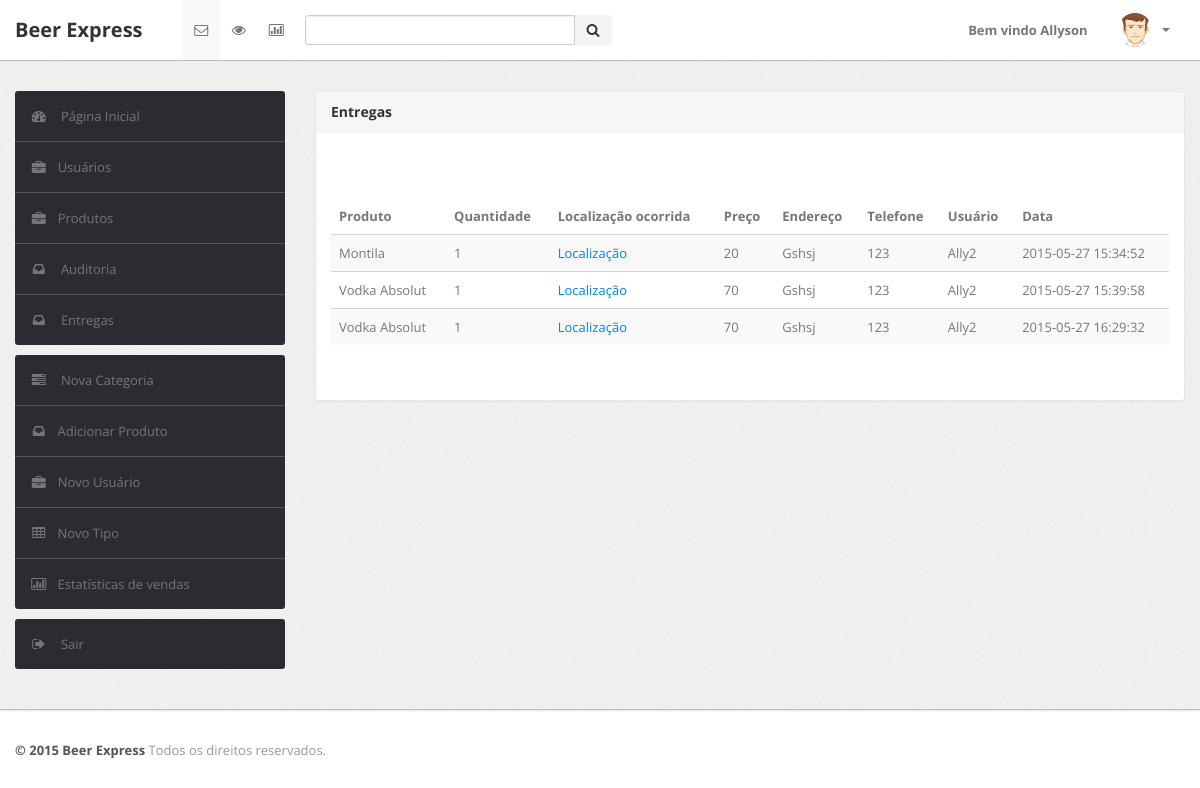
/delivery/entrega.php (signed in), run on the app's committed database.
### tables this page shows
CREATE TABLE IF NOT EXISTS `entrega` (
  `id` int(11) NOT NULL AUTO_INCREMENT,
  `produto` varchar(50) DEFAULT NULL,
  `quantidade` int(2) DEFAULT NULL,
  `valor` double DEFAULT NULL,
  `data_entrega` datetime DEFAULT NULL,
  `endereco` varchar(300) DEFAULT NULL,
  `latitude` varchar(40) DEFAULT NULL,
  `longitude` varchar(40) DEFAULT NULL,
  `telefone` varchar(15) DEFAULT NULL,
  `usuario` varchar(100) DEFAULT NULL,
  PRIMARY KEY (`id`)
);

### delivery/entrega.php (the view, shortened to what this page needs)
<!DOCTYPE html>
<html lang="en">
<head>
	<link type="text/css" href="bootstrap/css/bootstrap.min.css" rel="stylesheet">
	<link type="text/css" href="bootstrap/css/bootstrap-responsive.min.css" rel="stylesheet">
	<link type="text/css" href="css/theme.css" rel="stylesheet">
	<link type="text/css" href="images/icons/css/font-awesome.css" rel="stylesheet">
</head>
<body>
	<div class="navbar navbar-fixed-top">
		<div class="navbar-inner">
			<div class="container">
			  	<a class="brand" href="index.php">
			  		Beer Express
			  	</a>
				<div class="nav-collapse collapse navbar-inverse-collapse">
					<ul class="nav nav-icons">
						<li class="active"><a href="#">
							<i class="icon-envelope"></i>
						</a></li>
						<li><a href="#">
							<i class="icon-eye-open"></i>
						</a></li>
						<li><a href="#">
							<i class="icon-bar-chart"></i>
						</a></li>
					</ul>
					<form class="navbar-search pull-left input-append" action="#">
						<input type="text" class="span3">
						<button class="btn" type="button">
							<i class="icon-search"></i>
						</button>
					</form>
					<ul class="nav pull-right">
                       <li><a href="#">Bem vindo  <?php echo $_SESSION['nome'];?> </a></li>
						<li class="nav-user dropdown">
							<a href="#" class="dropdown-toggle" data-toggle="dropdown">
								<img src="images/user.png" class="nav-avatar" />
								<b class="caret"></b>
							</a>
						</li>
					</ul>
				</div>
			</div>
		</div>
	</div>
	<div class="wrapper">
		<div class="container">
			<div class="row">
				<div class="span3">
					<div class="sidebar">
						<ul class="widget widget-menu unstyled">
							<li class="active">
								<a href="index.php">
									<i class="menu-icon icon-dashboard"></i>
									Página Inicial
								</a>
							</li>
							<li>
								<a href="activity.html">
									<i class="icon-briefcase"></i>
									&nbsp; Usuários
								</a>
							</li>
							<li>
                                <a href="produtos.php">
                                    <i class="icon-briefcase"></i>
                                    &nbsp; Produtos
                                </a>
                            </li>
                            <li>
							<a href="auditoria.php">
									<i class="menu-icon icon-inbox"></i>
									Auditoria
								</a>
							</li>
							<li>
							<a href="entrega.php">
									<i class="menu-icon icon-inbox"></i>
									Entregas
								</a>
							</li>
						</ul>
						<ul class="widget widget-menu unstyled">
                                <li><a href="nova_categoria.php"><i class="menu-icon icon-tasks"></i> Nova Categoria </a></li>
                                <li><a href="novo_produto.php"><i class="menu-icon icon-inbox"></i>Adicionar Produto </a></li>
                                <li><a href="novo_usuario.php"><i class="icon-briefcase"></i> &nbsp;  Novo Usuário </a></li>
                                <li><a href="novo_tipo.php"><i class="menu-icon icon-table"></i>Novo Tipo </a></li>
                                <li><a href="graficos.php"><i class="menu-icon icon-bar-chart"></i>Estatísticas de vendas </a></li>
                            </ul>
						<ul class="widget widget-menu unstyled">
							<li>
								<a href="sair.php">
									<i class="menu-icon icon-signout"></i>
									Sair
								</a>
							</li>
						</ul>
					</div>
				</div>
				<div class="span9">
					<div class="content">
						<div class="module">
							<div class="module-head">
								<h3>Entregas</h3>
							</div>
							<div class="module-body">
								<p>
								<br />
								<br />
								<table class="table table-striped">
								  <thead>
									<tr>
									  <th>Produto</th>
									  <th>Quantidade</th>
									  <th>Localização ocorrida</th>
									  <th>Preço</th>
									  <th>Endereço</th>
									  <th> Telefone</th>
									  <th> Usuário</th>
									  <th> Data </th>
									</tr>
								  </thead>
								  <tbody>
									<tr>
										<?php
											$sql = mysql_query("select * from entrega");
											if(mysql_num_rows($sql)>0){
												while($linhas = mysql_fetch_array($sql, MYSQL_ASSOC)){
												echo "<td>".$linhas['produto']."</td>";
												echo "<td>".$linhas['quantidade']."</td>";
												echo "<td> <a href='https:maps.google.com/?q=".$linhas['latitude'].",".$linhas['longitude']."''>Localização</a> </td>";
												echo "<td>".$linhas['valor']."</td>";
												echo "<td>".$linhas['endereco']."</td>";
												echo "<td>".$linhas['telefone']."</td>";
												echo "<td>".$linhas['usuario']." </td>";
												echo "<td>".$linhas['data_entrega']." </td>";
												echo "</tr>";
												}
											}else{
											}
										?>
								  </tbody>
								</table>
								<br />
								<br />
															</div>
						</div>
					<br />
					</div>
				</div>
			</div>
		</div>
	</div>
	<div class="footer">
		<div class="container">
			<b class="copyright">&copy; 2015 Beer Express </b> Todos os direitos reservados.
		</div>
	</div>
</body>
</html>

### data on the page
entrega: produto "Montila", quantidade "1", valor "20", endereco "Gshsj", telefone "123", usuario "Ally2", data_entrega "2015-05-27 15:34:52"
entrega: produto "Vodka Absolut", quantidade "1", valor "70", endereco "Gshsj", telefone "123", usuario "Ally2", data_entrega "2015-05-27 15:39:58"
entrega: produto "Vodka Absolut", quantidade "1", valor "70", endereco "Gshsj", telefone "123", usuario "Ally2", data_entrega "2015-05-27 16:29:32"

### other printed values
$_SESSION['nome'] "Allyson"
